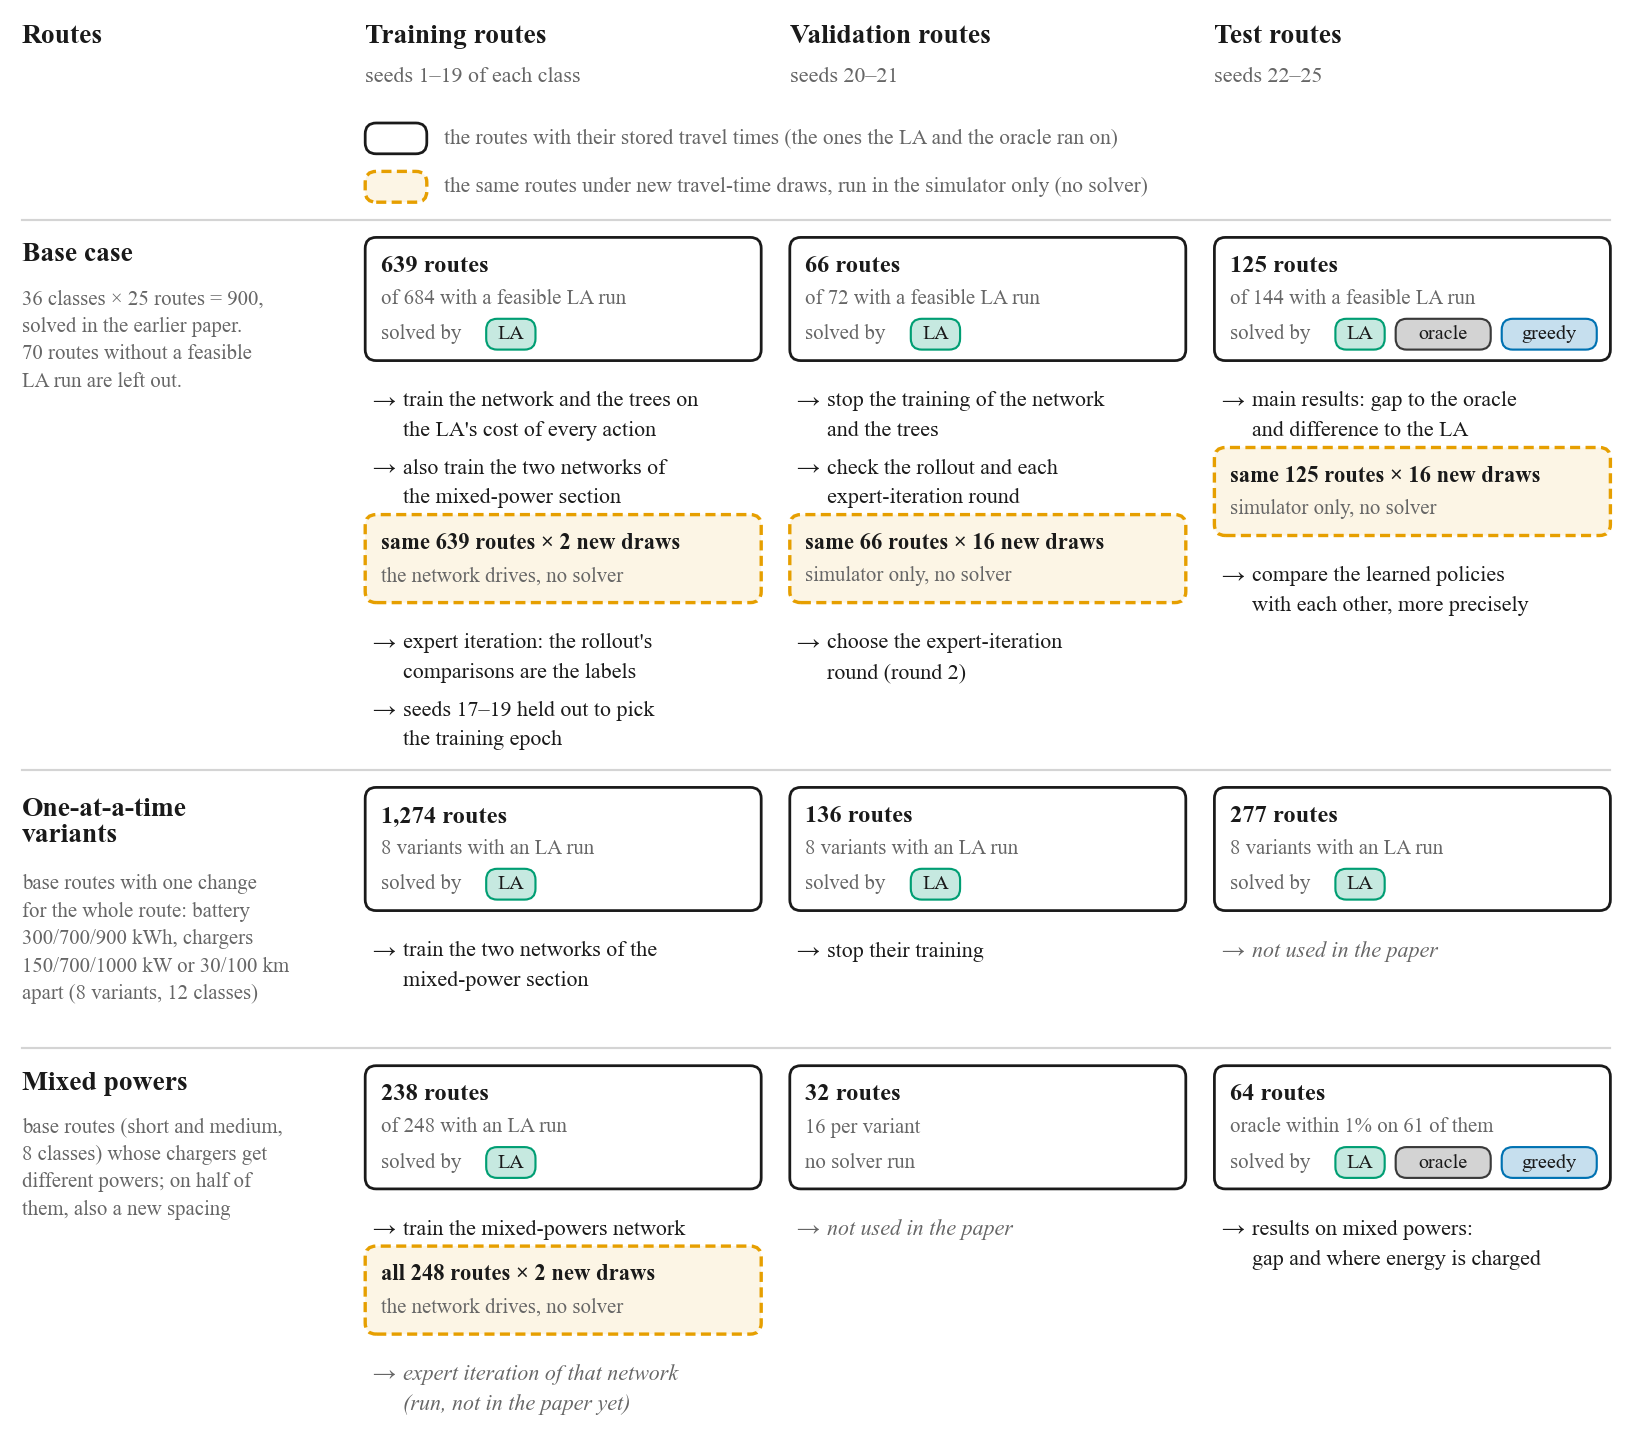

Write the Python code that produced this figure.
"""
fig_instances_use.py — which routes are solved by what and used for what
========================================================================
A schematic of the paper's data (no results): three groups of routes
(base case, one-at-a-time variants, mixed powers) by route-seed split
(training 1-19, validation 20-21, test 22-25 of each instance class).  For
each set: how many routes, which solvers ran on it (LA, oracle, greedy), and
what the paper uses it for.

Encoding:
  * solid box          = the routes with their STORED travel times (the
                         realization the LA and the oracle were run on);
  * orange dashed box  = the same routes under NEW travel-time draws, run in
                         the simulator only (no solver);
  * chips              = the solvers run on that set.

Counts were checked on 2026-10-30 against data/dataset*.npz (routes with an
LA run), instances/, instances_sens/ and ML/instances_mixed/; uses against
hpc/run_jobs.sh (rl-exit, rl-exit-test, rl-exit-x) and the model metas.
Writes fig_instances_use.pdf/.png next to this file.

    python ML/paper/fig_instances_use.py
"""
from __future__ import annotations

import os

HERE = os.path.dirname(os.path.abspath(__file__))

ORANGE, LA_C, ORACLE_C, GREEDY_C = "#E69F00", "#009E73", "#3A3A3A", "#0072B2"
INK, MUTED, LIGHT = "#1a1a1a", "#666666", "#d4d4d4"
CHIP = {"LA": LA_C, "oracle": ORACLE_C, "greedy": GREEDY_C}

W = 7.4
X_LANE = 0.10
COLS = [1.66, 3.59, 5.52]                 # left edge of the three split columns
CW = 1.80                                 # box width
LINE = 0.135                              # text line height (in)


def _tint(hex_c, a):
    h = hex_c.lstrip("#")
    r, g, b = (int(h[k:k + 2], 16) for k in (0, 2, 4))
    return "#%02x%02x%02x" % tuple(int(255 - (255 - v) * a) for v in (r, g, b))


# Each cell is a list of items drawn top-down:
#   ("box", count, note, [chips])        stored travel times
#   ("draw", title, note, [chips])       same routes, new travel-time draws
#   ("use", [lines], muted?)             what the set is used for
LANES = [
    dict(title="Base case",
         sub=["36 classes × 25 routes = 900,", "solved in the earlier paper.",
              "70 routes without a feasible", "LA run are left out."],
         h=2.62,
         cells=[
             [("box", "639 routes", "of 684 with a feasible LA run", ["LA"]),
              ("use", ["train the network and the trees on", "the LA's cost of every action"]),
              ("use", ["also train the two networks of", "the mixed-power section"]),
              ("draw", "same 639 routes × 2 new draws", "the network drives, no solver", []),
              ("use", ["expert iteration: the rollout's", "comparisons are the labels"]),
              ("use", ["seeds 17–19 held out to pick", "the training epoch"])],
             [("box", "66 routes", "of 72 with a feasible LA run", ["LA"]),
              ("use", ["stop the training of the network", "and the trees"]),
              ("use", ["check the rollout and each", "expert-iteration round"]),
              ("draw", "same 66 routes × 16 new draws", "simulator only, no solver", []),
              ("use", ["choose the expert-iteration", "round (round 2)"])],
             [("box", "125 routes", "of 144 with a feasible LA run", ["LA", "oracle", "greedy"]),
              ("use", ["main results: gap to the oracle", "and difference to the LA"]),
              ("draw", "same 125 routes × 16 new draws", "simulator only, no solver", []),
              ("use", ["compare the learned policies", "with each other, more precisely"])],
         ]),
    dict(title="One-at-a-time\nvariants",
         sub=["base routes with one change", "for the whole route: battery", "300/700/900 kWh, chargers",
              "150/700/1000 kW or 30/100 km", "apart (8 variants, 12 classes)"],
         h=1.12,
         cells=[
             [("box", "1,274 routes", "8 variants with an LA run", ["LA"]),
              ("use", ["train the two networks of the", "mixed-power section"])],
             [("box", "136 routes", "8 variants with an LA run", ["LA"]),
              ("use", ["stop their training"])],
             [("box", "277 routes", "8 variants with an LA run", ["LA"]),
              ("use", ["not used in the paper"], True)],
         ]),
    dict(title="Mixed powers",
         sub=["base routes (short and medium,", "8 classes) whose chargers get", "different powers; on half of",
              "them, also a new spacing"],
         h=1.60,
         cells=[
             [("box", "238 routes", "of 248 with an LA run", ["LA"]),
              ("use", ["train the mixed-powers network"]),
              ("draw", "all 248 routes × 2 new draws", "the network drives, no solver", []),
              ("use", ["expert iteration of that network", "(run, not in the paper yet)"], True)],
             [("box", "32 routes", "16 per variant", []),
              ("use", ["not used in the paper"], True)],
             [("box", "64 routes", "oracle within 1% on 61 of them", ["LA", "oracle", "greedy"]),
              ("use", ["results on mixed powers:", "gap and where energy is charged"])],
         ]),
]


class Fig:
    def __init__(self, height):
        import matplotlib
        matplotlib.use("Agg")
        import matplotlib.pyplot as plt
        from matplotlib.patches import FancyBboxPatch
        self.plt, self.Box = plt, FancyBboxPatch
        plt.rcParams.update({"font.family": "serif",
                             "font.serif": ["Times New Roman", "Times", "DejaVu Serif"],
                             "font.size": 7.5, "pdf.fonttype": 42})
        self.fig = plt.figure(figsize=(W, height))
        ax = self.fig.add_axes([0, 0, 1, 1])
        ax.set_xlim(0, W)
        ax.set_ylim(0, height)
        ax.axis("off")
        self.ax = ax

    def text(self, x, y, s, **kw):
        kw.setdefault("va", "center")
        kw.setdefault("color", INK)
        return self.ax.text(x, y, s, **kw)

    def rbox(self, x, y, w, h, fc, ec, ls="-", lw=0.9):
        self.ax.add_patch(self.Box((x, y), w, h, boxstyle="round,pad=0,rounding_size=0.05",
                                   fc=fc, ec=ec, lw=lw, ls=ls, zorder=2))

    def chips(self, x_left, y, names):
        """Solver chips, left to right from x_left."""
        x = x_left
        for nm in names:
            w = 0.052 * len(nm) + 0.12
            self.rbox(x, y - 0.07, w, 0.14, _tint(CHIP[nm], 0.22), CHIP[nm], lw=0.7)
            self.text(x + w / 2, y, nm, ha="center", fontsize=6.6, color=INK, zorder=3)
            x += w + 0.05

    def cell(self, x, y, items, draw=True):
        """Draw a cell top-down from y; return the y where it ends."""
        for it in items:
            kind = it[0]
            if kind in ("box", "draw"):
                _, title, note, chips = it
                h = 0.56 if kind == "box" else 0.40
                y -= 0.04
                if draw:
                    if kind == "box":
                        self.rbox(x, y - h, CW, h, "#ffffff", INK)
                    else:
                        self.rbox(x, y - h, CW, h, _tint(ORANGE, 0.10), ORANGE, ls=(0, (3, 1.6)), lw=1.1)
                    self.text(x + 0.07, y - 0.13, title, fontsize=8 if kind == "box" else 7.4,
                              fontweight="bold")
                    self.text(x + 0.07, y - 0.28, note, fontsize=6.8, color=MUTED)
                    if kind == "box":
                        if chips:
                            self.text(x + 0.07, y - 0.44, "solved by", fontsize=6.8, color=MUTED)
                            self.chips(x + 0.55, y - 0.44, chips)
                        else:
                            self.text(x + 0.07, y - 0.44, "no solver run", fontsize=6.8, color=MUTED)
                y -= h + 0.05
            else:
                lines = it[1]
                muted = len(it) > 2 and it[2]
                col = MUTED if muted else INK
                for k, ln in enumerate(lines):
                    y -= LINE
                    if draw:
                        if k == 0:
                            self.text(x + 0.03, y, "\u2192", fontsize=7.5, color=col)
                        self.text(x + 0.17, y, ln, fontsize=7.2, color=col,
                                  style="italic" if muted else "normal")
                y -= 0.035
        return y


def lane_height(f, lane):
    n = lane["title"].count("\n")
    label = 0.34 + 0.16 * n + 0.125 * len(lane["sub"])
    cells = max(-f.cell(0, 0, items, draw=False) for items in lane["cells"])
    return max(label, cells) + 0.14


def main():
    head = 1.02
    probe = Fig(1.0)
    hs = [lane_height(probe, lane) for lane in LANES]
    probe.plt.close(probe.fig)
    height = head + sum(hs) + 0.02
    f = Fig(height)

    top = height - 0.17
    titles = [("Training routes", "seeds 1\u201319 of each class"),
              ("Validation routes", "seeds 20\u201321"),
              ("Test routes", "seeds 22\u201325")]
    for x, (t, s_) in zip(COLS, titles):
        f.text(x, top, t, fontsize=9, fontweight="bold")
        f.text(x, top - 0.18, s_, fontsize=7.2, color=MUTED)
    f.text(X_LANE, top, "Routes", fontsize=9, fontweight="bold")

    yl = top - 0.46                                       # legend, two lines
    f.rbox(COLS[0], yl - 0.07, 0.28, 0.14, "#ffffff", INK)
    f.text(COLS[0] + 0.36, yl, "the routes with their stored travel times (the ones the LA and "
           "the oracle ran on)", fontsize=7, color=MUTED)
    yl -= 0.22
    f.rbox(COLS[0], yl - 0.07, 0.28, 0.14, _tint(ORANGE, 0.10), ORANGE, ls=(0, (3, 1.6)), lw=1.1)
    f.text(COLS[0] + 0.36, yl, "the same routes under new travel-time draws, run in the "
           "simulator only (no solver)", fontsize=7, color=MUTED)
    f.ax.plot([X_LANE, W - 0.08], [height - head + 0.02] * 2, color=LIGHT, lw=0.7)

    y = height - head
    for k, (lane, h) in enumerate(zip(LANES, hs)):
        n = lane["title"].count("\n")
        f.text(X_LANE, y - 0.14 - 0.08 * n, lane["title"], fontsize=9, fontweight="bold",
               linespacing=1.1)
        ys = y - 0.34 - 0.16 * n
        for ln in lane["sub"]:
            f.text(X_LANE, ys, ln, fontsize=6.8, color=MUTED)
            ys -= 0.125
        for x, items in zip(COLS, lane["cells"]):
            f.cell(x, y - 0.02, items)
        y -= h
        if k < len(LANES) - 1:
            f.ax.plot([X_LANE, W - 0.08], [y + 0.02, y + 0.02], color=LIGHT, lw=0.7)

    for ext in ("pdf", "png"):
        f.fig.savefig(os.path.join(HERE, f"fig_instances_use.{ext}"), dpi=220)
    print("wrote fig_instances_use.pdf/.png")


if __name__ == "__main__":
    main()
